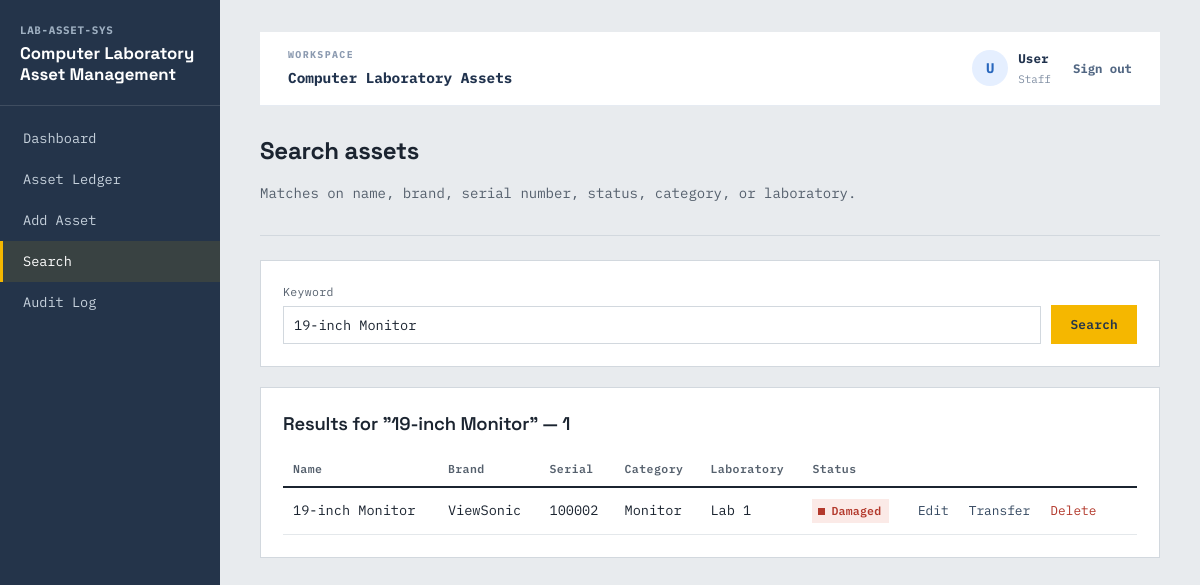
Screenshot of /search_assets.php?keyword=19-inch Monitor (signed in) with the database file from the repository.
### tables this page shows
CREATE TABLE Assets
(
  Asset_id      INT(11)      NOT NULL AUTO_INCREMENT,
  Asset_name    VARCHAR(45)  NOT NULL,
  Brand         VARCHAR(50) NOT NULL,
  Serial_Number INT(11)      NOT NULL,
  Purchase_Date DATE         NOT NULL,
  Status        VARCHAR(20)  NOT NULL,
  Category_id   INT(11)      NOT NULL,
  Laboratory_id INT(11)      NOT NULL,
  PRIMARY KEY (Asset_id)
);

CREATE TABLE Asset_Categories
(
  Category_id   INT(11)      NOT NULL AUTO_INCREMENT,
  Category_Name VARCHAR(45)  NOT NULL,
  Description   VARCHAR( 50) NOT NULL,
  PRIMARY KEY (Category_id)
);

CREATE TABLE Laboratories
(
  Laboratory_id    INT(11)     NOT NULL AUTO_INCREMENT,
  Laboratrory_Name VARCHAR(20) NOT NULL,
  Location         VARCHAR(20) NOT NULL,
  Capacity         INT(11)     NULL    ,
  PRIMARY KEY (Laboratory_id)
);

### classes/Asset.php (called while the page is built, shortened)
<?php
class Asset
{
    private PDO $conn;
    private string $table = "Assets";
    public function __construct(PDO $db)
    {
        $this->conn = $db;
    }
    public function searchAssets(string $keyword): array
    {
        $sql = "SELECT a.Asset_id, a.Asset_name, a.Brand, a.Serial_Number,
                       a.Purchase_Date, a.Status,
                       a.Category_id, c.Category_Name,
                       a.Laboratory_id, l.Laboratrory_Name
                FROM {$this->table} a
                INNER JOIN Asset_Categories c ON a.Category_id = c.Category_id
                INNER JOIN Laboratories l ON a.Laboratory_id = l.Laboratory_id
                WHERE a.Asset_name        LIKE :kw
                   OR a.Brand             LIKE :kw
                   OR a.Serial_Number     LIKE :kw
                   OR a.Status            LIKE :kw
                   OR c.Category_Name     LIKE :kw
                   OR l.Laboratrory_Name  LIKE :kw
                ORDER BY a.Asset_id DESC";
        try {
            $stmt = $this->conn->prepare($sql);
            $stmt->bindValue(":kw", "%{$keyword}%");
            $stmt->execute();
            return $stmt->fetchAll();
        } catch (PDOException $e) {
            error_log("searchAssets failed: " . $e->getMessage());
            return [];
        }
    }
}

### search_assets.php (the view, shortened to what this page needs)
<?php
require_once "config/Database.php";
require_once "classes/Asset.php";
$db = (new Database())->connect();
$asset = new Asset($db);
$keyword = trim($_GET["keyword"] ?? "");
$results = [];
if ($keyword !== "") {
    $results = $asset->searchAssets($keyword);
}
require_once "includes/header.php";
function statusClass(string $status): string
{
    return "status-" . strtolower(str_replace(" ", "-", $status));
}
?>
<div class="page-head">
    <h1>Search assets</h1>
    <p>Matches on name, brand, serial number, status, category, or laboratory.</p>
</div>
<div class="panel">
    <form method="GET" action="search_assets.php" style="display:flex; gap:10px; align-items:flex-end;">
        <div style="flex:1;">
            <label for="keyword" style="margin-top:0;">Keyword</label>
            <input type="text" id="keyword" name="keyword" placeholder="e.g. Dell, Working, Lab 2..."
                   value="<?= htmlspecialchars($keyword) ?>">
        </div>
        <button type="submit">Search</button>
    </form>
</div>
<?php if ($keyword !== ""): ?>
<div class="panel">
    <h2>Results for "<?= htmlspecialchars($keyword) ?>" — <?= count($results) ?></h2>
    <?php if (empty($results)): ?>
        <p style="margin-top:14px;">No matching assets found.</p>
    <?php else: ?>
    <table style="margin-top:14px;">
        <thead>
        <tr>
            <th>Name</th><th>Brand</th><th>Serial</th><th>Category</th><th>Laboratory</th><th>Status</th><th></th>
        </tr>
        </thead>
        <tbody>
        <?php foreach ($results as $row): ?>
            <tr>
                <td><?= htmlspecialchars($row["Asset_name"]) ?></td>
                <td><?= htmlspecialchars($row["Brand"]) ?></td>
                <td class="mono"><?= htmlspecialchars($row["Serial_Number"]) ?></td>
                <td><?= htmlspecialchars($row["Category_Name"]) ?></td>
                <td><?= htmlspecialchars($row["Laboratrory_Name"]) ?></td>
                <td><span class="chip <?= statusClass($row["Status"]) ?>"><?= htmlspecialchars($row["Status"]) ?></span></td>
                <td class="actions">
                    <a href="update_asset.php?id=<?= $row["Asset_id"] ?>">Edit</a>
                    <a href="transfer_asset.php?id=<?= $row["Asset_id"] ?>">Transfer</a>
                    <a href="delete_asset.php?id=<?= $row["Asset_id"] ?>" class="danger"
                       onclick="return confirm('Delete asset <?= htmlspecialchars($row['Asset_name']) ?> and its assignment/maintenance records?');">Delete</a>
                </td>
            </tr>
        <?php endforeach; ?>
        </tbody>
    </table>
    <?php endif; ?>
</div>
<?php endif; ?>
<?php require_once "includes/footer.php"; ?>

### assets/style.css (style rules this page uses)
:root { --bg: #E8EBEE; --surface: #FFFFFF; --ink: #1B2430; --ink-soft: #55606D; --steel: #24344A; --steel-2: #33475F; --line: #D2D8DE; --line-soft: #E4E8EB; --tag: #F5B700; --tag-ink: #24344A; --ok: #2E7D5B; --ok-bg: #E4F3EC; --danger: #B3392C; --danger-bg: #FBEAE7; --warn: #A6720A; --warn-bg: #FBF0DA; --mute: #6B7480; --mute-bg: #ECEEF0; }
* { box-sizing: border-box; }
html, body { margin: 0; min-height: 100%; }
body { font-family: "IBM Plex Mono", ui-monospace, monospace; background: var(--bg); color: var(--ink); font-size: 14px; line-height: 1.55; display: flex; }
h1, h2, h3 { font-family: "Space Grotesk", sans-serif; color: var(--ink); margin: 0 0 4px; letter-spacing: -0.01em; }
h1 { font-size: 1.5rem; font-weight: 700; }
h2 { font-size: 1.15rem; font-weight: 600; }
p { color: var(--ink-soft); }
a { color: var(--steel-2); }
.page-head { margin-bottom: 24px; padding-bottom: 16px; border-bottom: 1px solid var(--line); }
.panel { background: var(--surface); border: 1px solid var(--line); padding: 22px; margin-bottom: 20px; }
table { width: 100%; border-collapse: collapse; }
thead th { text-align: left; font-family: "IBM Plex Mono", monospace; font-size: 0.72rem; letter-spacing: 0.04em; color: var(--ink-soft); font-weight: 600; padding: 8px 10px; border-bottom: 2px solid var(--ink); }
tbody td { padding: 11px 10px; border-bottom: 1px solid var(--line-soft); font-size: 0.85rem; vertical-align: middle; }
td.mono, .mono { font-variant-numeric: tabular-nums; }
.chip { display: inline-flex; align-items: center; gap: 6px; font-size: 0.72rem; font-weight: 600; padding: 3px 8px 3px 6px; letter-spacing: 0.02em; }
.chip::before { content: ""; width: 7px; height: 7px; display: inline-block; }
.chip.status-damaged { background: var(--danger-bg); color: var(--danger); }
.chip.status-damaged::before { background: var(--danger); }
form label { display: block; font-size: 0.72rem; letter-spacing: 0.03em; color: var(--ink-soft); margin-bottom: 5px; margin-top: 14px; }
form label:first-child { margin-top: 0; }
form input, form select, form textarea { width: 100%; padding: 9px 10px; border: 1px solid var(--line); background: #fff; font-family: "IBM Plex Mono", monospace; font-size: 0.85rem; color: var(--ink); }
button, .btn { font-family: "IBM Plex Mono", monospace; font-size: 0.8rem; font-weight: 600; letter-spacing: 0.02em; border: 1px solid transparent; padding: 10px 18px; cursor: pointer; text-decoration: none; display: inline-block; }
button, .btn.primary { background: var(--tag); color: var(--tag-ink); }
.actions a { margin-right: 12px; font-size: 0.8rem; text-decoration: none; }
.actions a.danger { color: var(--danger); }

### rows the page displays
assets: Asset_name "19-inch Monitor", Brand "ViewSonic", Serial_Number "100002", Category.Category_Name "Monitor", Laboratory.Laboratrory_Name "Lab 1", Status "Damaged"

### other values shown
mb_substr($_SESSION['auth_user']['name'] ?? 'U',0,1) "U"
$_SESSION['auth_user']['name'] "User"
$_SESSION['auth_user']['role'] "Staff"
$keyword "19-inch Monitor"
count($results) "1"
